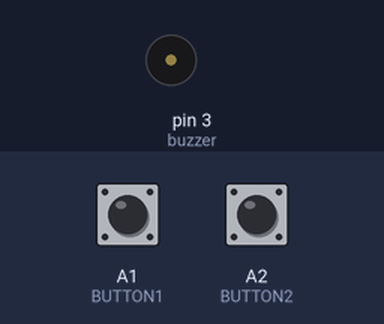
This sketch was run on a simulated Arduino Uno, built with avr-gcc and run on an emulated ATmega328P. On the bench: buzzer (waves = sounding). The test bench sets the inputs (shaded band); at power-on: A1 (BUTTON1) HIGH, A2 (BUTTON2) HIGH.

Above: at 1.2 s.
1.3 s: A1 (BUTTON1) pulled LOW for 0.15 s
2.9 s: A2 (BUTTON2) pulled LOW for 0.15 s
4.5 s: A1 (BUTTON1) pulled LOW for 1 s
7.0 s: A1 (BUTTON1) driven LOW and A2 (BUTTON2) driven LOW
At 7.3 s:
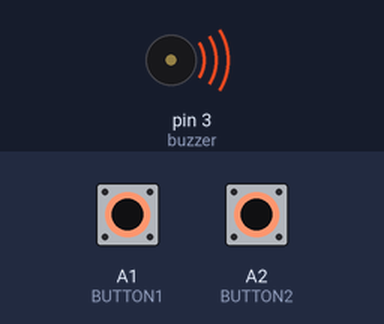
8.5 s: A1 (BUTTON1) driven HIGH
At 9.2 s:
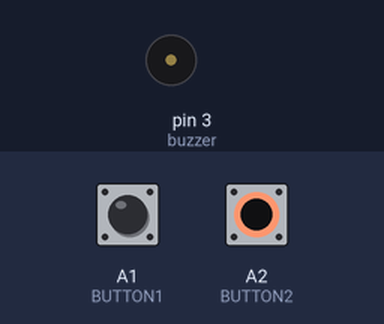
Timing chart, 0 to 11.0 s (numbered marks = the images above; inputs shaded):
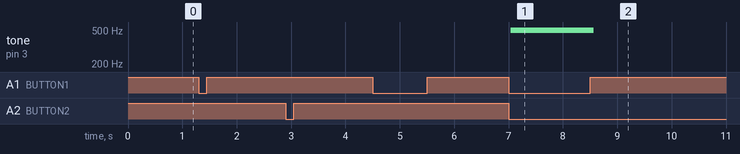

Measured:
- after the input at 7.0 s, tone on pin 3 (buzzer): silent → 494 Hz after 0.05 s
- after the input at 8.5 s, tone on pin 3 (buzzer): 494 Hz → silent after 0.07 s

The sketch:

zad6lab4.ino
```cpp
int buzzer = 3;

#define BUTTON1 A1
#define BUTTON2 A2

void setup() {

 pinMode(buzzer, OUTPUT);

}

void loop() {

 unsigned char i, j;
if(!digitalRead(BUTTON1))

{
digitalWrite(buzzer, HIGH);
delay(1);
}

if(!digitalRead(BUTTON2))
{
digitalWrite(buzzer, LOW);

delay(1);
}

 }


 
```
